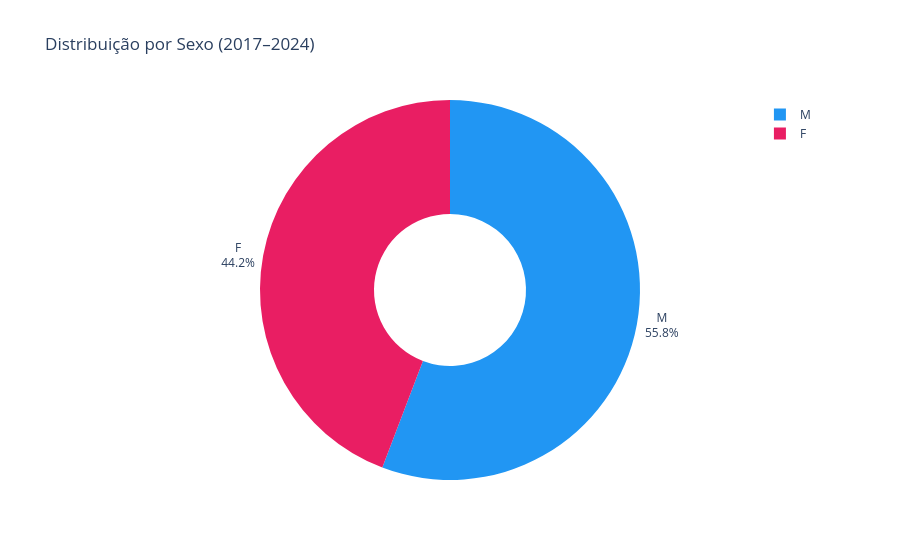

The notebook cell saved with this chart:
### Markdown cell above
### 4.3. Gráficos de distribuição

### Code cell
# 10: Distribuição por sexo

sexo_df = df_dados_tratados["Sexo"].value_counts().reset_index()
sexo_df.columns = ["Sexo", "Qtd"]

fig_g19 = px.pie(
    sexo_df,
    names="Sexo",
    values="Qtd",
    hole=0.4,
    color_discrete_sequence=["#2196F3", "#E91E63", "#9E9E9E"],
    title="Distribuição por Sexo (2017–2024)",
)
fig_g19.update_traces(textposition="outside", textinfo="percent+label")
fig_g19.show()

### Figure 1 — Plotly figure (JSON) as saved in the notebook; plotly's stock layout.template omitted (floating-point values rounded to 4 significant figures)
{"data": [{"domain": {"x": [0, 1], "y": [0, 1]}, "hole": 0.4, "hovertemplate": "Sexo=%{label}<br>Qtd=%{value}<extra></extra>", "labels": ["M", "F"], "legendgroup": "", "name": "", "showlegend": true, "textinfo": "percent+label", "textposition": "outside", "type": "pie", "values": [5828, 4617]}], "layout": {"legend": {"tracegroupgap": 0}, "piecolorway": ["#2196F3", "#E91E63", "#9E9E9E"], "title": {"text": "Distribuição por Sexo (2017–2024)"}}}
